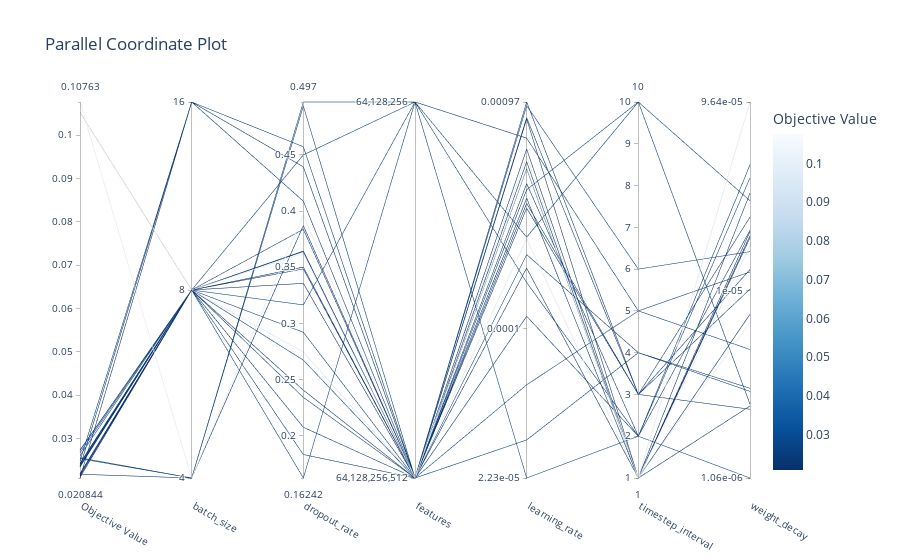

Notebook code cell kept with this figure:
### Code cell
# Plot parallel coordinate
vis.plot_parallel_coordinate(study)

### Figure 1 — Plotly figure (JSON) as saved in the notebook; plotly's stock layout.template omitted (floating-point values rounded to 4 significant figures)
{"data": [{"dimensions": [{"label": "Objective Value", "range": [0.02084, 0.1076], "values": [0.1076, 0.02171, 0.0255, 0.0253, 0.02721, 0.0234, 0.02134, 0.02167, 0.021, 0.02402, 0.02667, 0.02729, 0.02372, 0.02184, 0.1052, 0.02425, 0.1052, 0.02411, 0.02348, 0.02404, 0.02598, 0.02476, 0.0234, 0.02084]}, {"label": "batch_size", "range": [0, 2], "ticktext": ["4", "8", "16"], "tickvals": [0, 1, 2], "values": [0, 0, 0, 0, 1, 1, 1, 1, 1, 1, 1, 1, 1, 1, 1, 1, 1, 1, 1, 1, 1, 2, 2, 2]}, {"label": "dropout_rate", "range": [0.1624, 0.497], "values": [0.3967, 0.387, 0.497, 0.4934, 0.3164, 0.3837, 0.364, 0.3485, 0.2406, 0.2342, 0.1624, 0.2673, 0.1833, 0.3356, 0.3624, 0.2921, 0.2745, 0.3501, 0.2076, 0.4499, 0.3644, 0.4571, 0.4088, 0.4393]}, {"label": "features", "range": [0, 1], "ticktext": ["64,128,256,512", "64,128,256"], "tickvals": [0, 1], "values": [0, 0, 1, 0, 1, 0, 0, 0, 0, 0, 1, 0, 0, 0, 0, 0, 0, 0, 0, 1, 0, 0, 0, 0]}, {"label": "learning_rate", "range": [-4.651, -3.013], "ticktext": ["2.23e-05", "0.0001", "0.00097"], "tickvals": [-4.651, -4, -3.013], "values": [-3.3, -3.218, -3.602, -4.485, -4.651, -3.013, -3.088, -3.274, -3.432, -3.455, -3.8, -3.029, -3.476, -3.304, -3.25, -3.947, -3.61, -3.082, -3.369, -3.171, -3.395, -4.245, -3.678, -3.737]}, {"label": "timestep_interval", "range": [1, 10], "values": [1, 1, 10, 4, 2, 3, 1, 1, 1, 3, 2, 6, 3, 1, 1, 2, 1, 3, 2, 5, 10, 5, 4, 1]}, {"label": "weight_decay", "range": [-5.974, -4.016], "ticktext": ["1.06e-06", "1e-05", "9.64e-05"], "tickvals": [-5.974, -5, -4.016], "values": [-5.163, -5.599, -5.59, -5.523, -5.974, -5.616, -4.712, -4.723, -4.691, -4.615, -4.411, -4.795, -4.888, -4.491, -4.766, -4.343, -4.016, -4.99, -4.684, -4.901, -4.53, -5.305, -5.507, -5.121]}], "labelangle": 30, "labelside": "bottom", "line": {"color": [0.1076, 0.02171, 0.0255, 0.0253, 0.02721, 0.0234, 0.02134, 0.02167, 0.021, 0.02402, 0.02667, 0.02729, 0.02372, 0.02184, 0.1052, 0.02425, 0.1052, 0.02411, 0.02348, 0.02404, 0.02598, 0.02476, 0.0234, 0.02084], "colorbar": {"title": {"text": "Objective Value"}}, "colorscale": [[0, "rgb(247,251,255)"], [0.125, "rgb(222,235,247)"], [0.25, "rgb(198,219,239)"], [0.375, "rgb(158,202,225)"], [0.5, "rgb(107,174,214)"], [0.625, "rgb(66,146,198)"], [0.75, "rgb(33,113,181)"], [0.875, "rgb(8,81,156)"], [1, "rgb(8,48,107)"]], "reversescale": true, "showscale": true}, "type": "parcoords"}], "layout": {"title": {"text": "Parallel Coordinate Plot"}}}
